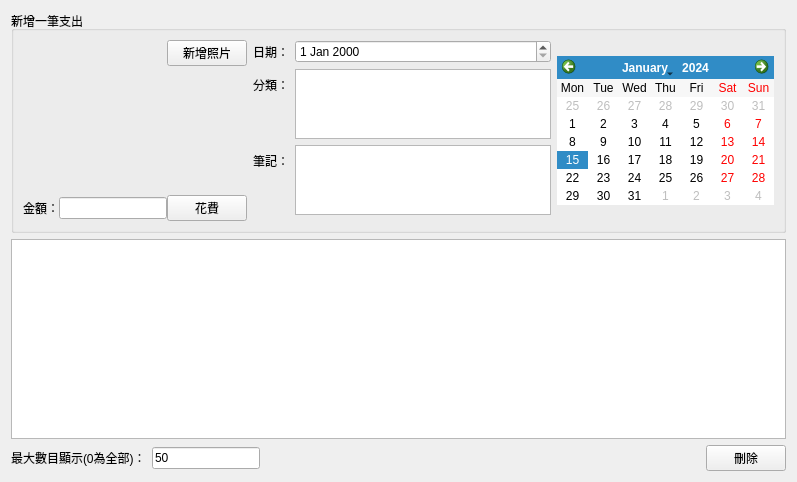
<?xml version="1.0" encoding="UTF-8"?>
<ui version="4.0">
 <class>ExpenseTab</class>
 <widget class="QWidget" name="ExpenseTab">
  <property name="geometry">
   <rect>
    <x>0</x>
    <y>0</y>
    <width>782</width>
    <height>482</height>
   </rect>
  </property>
  <property name="sizePolicy">
   <sizepolicy hsizetype="Preferred" vsizetype="Preferred">
    <horstretch>0</horstretch>
    <verstretch>0</verstretch>
   </sizepolicy>
  </property>
  <property name="windowTitle">
   <string>Form</string>
  </property>
  <layout class="QVBoxLayout" name="verticalLayout">
   <item>
    <widget class="QGroupBox" name="groupBox_2">
     <property name="sizePolicy">
      <sizepolicy hsizetype="Maximum" vsizetype="Maximum">
       <horstretch>0</horstretch>
       <verstretch>0</verstretch>
      </sizepolicy>
     </property>
     <property name="title">
      <string>新增一筆支出</string>
     </property>
     <layout class="QHBoxLayout" name="horizontalLayout_5">
      <property name="sizeConstraint">
       <enum>QLayout::SetFixedSize</enum>
      </property>
      <item>
       <layout class="QVBoxLayout" name="verticalLayout_2">
        <property name="spacing">
         <number>0</number>
        </property>
        <item>
         <layout class="QHBoxLayout" name="horizontalLayout_4">
          <item>
           <spacer name="horizontalSpacer_2">
            <property name="orientation">
             <enum>Qt::Horizontal</enum>
            </property>
            <property name="sizeHint" stdset="0">
             <size>
              <width>40</width>
              <height>20</height>
             </size>
            </property>
           </spacer>
          </item>
          <item>
           <widget class="QPushButton" name="capturePushButton">
            <property name="text">
             <string>新增照片</string>
            </property>
           </widget>
          </item>
         </layout>
        </item>
        <item>
         <widget class="QLabel" name="pictureLabel">
          <property name="text">
           <string>&lt;html&gt;&lt;head/&gt;&lt;body&gt;&lt;p&gt;&lt;img src=&quot;:/images/logo.png&quot;/&gt;&lt;/p&gt;&lt;/body&gt;&lt;/html&gt;</string>
          </property>
         </widget>
        </item>
        <item>
         <layout class="QHBoxLayout" name="horizontalLayout_2">
          <property name="sizeConstraint">
           <enum>QLayout::SetDefaultConstraint</enum>
          </property>
          <item>
           <widget class="QLabel" name="expenseLabel">
            <property name="text">
             <string>金額：</string>
            </property>
           </widget>
          </item>
          <item>
           <widget class="QLineEdit" name="expenseLineEdit"/>
          </item>
          <item>
           <widget class="QPushButton" name="expensePushButtom">
            <property name="text">
             <string>花費</string>
            </property>
           </widget>
          </item>
         </layout>
        </item>
       </layout>
      </item>
      <item>
       <layout class="QFormLayout" name="formLayout">
        <property name="fieldGrowthPolicy">
         <enum>QFormLayout::AllNonFixedFieldsGrow</enum>
        </property>
        <item row="0" column="0">
         <widget class="QLabel" name="dateLabel">
          <property name="text">
           <string>日期：</string>
          </property>
         </widget>
        </item>
        <item row="0" column="1">
         <widget class="QDateEdit" name="DateEdit"/>
        </item>
        <item row="2" column="0">
         <widget class="QLabel" name="noteLabel">
          <property name="text">
           <string>筆記：</string>
          </property>
         </widget>
        </item>
        <item row="2" column="1">
         <widget class="QTextEdit" name="noteTextEdit">
          <property name="sizePolicy">
           <sizepolicy hsizetype="Preferred" vsizetype="Preferred">
            <horstretch>0</horstretch>
            <verstretch>0</verstretch>
           </sizepolicy>
          </property>
         </widget>
        </item>
        <item row="3" column="1">
         <layout class="QHBoxLayout" name="horizontalLayout"/>
        </item>
        <item row="1" column="1">
         <widget class="QTreeView" name="categoryTreeView">
          <property name="sizePolicy">
           <sizepolicy hsizetype="Preferred" vsizetype="Preferred">
            <horstretch>0</horstretch>
            <verstretch>0</verstretch>
           </sizepolicy>
          </property>
         </widget>
        </item>
        <item row="1" column="0">
         <widget class="QLabel" name="categoryLabel">
          <property name="text">
           <string>分類：</string>
          </property>
          <property name="alignment">
           <set>Qt::AlignCenter</set>
          </property>
         </widget>
        </item>
       </layout>
      </item>
      <item>
       <widget class="QCalendarWidget" name="calendarWidget">
        <property name="sizePolicy">
         <sizepolicy hsizetype="Fixed" vsizetype="Fixed">
          <horstretch>0</horstretch>
          <verstretch>0</verstretch>
         </sizepolicy>
        </property>
        <property name="contextMenuPolicy">
         <enum>Qt::DefaultContextMenu</enum>
        </property>
        <property name="firstDayOfWeek">
         <enum>Qt::Monday</enum>
        </property>
        <property name="gridVisible">
         <bool>false</bool>
        </property>
        <property name="horizontalHeaderFormat">
         <enum>QCalendarWidget::ShortDayNames</enum>
        </property>
        <property name="verticalHeaderFormat">
         <enum>QCalendarWidget::NoVerticalHeader</enum>
        </property>
        <property name="navigationBarVisible">
         <bool>true</bool>
        </property>
       </widget>
      </item>
     </layout>
     <zorder>calendarWidget</zorder>
     <zorder></zorder>
    </widget>
   </item>
   <item>
    <widget class="QTableView" name="expenseTableView">
     <property name="sizePolicy">
      <sizepolicy hsizetype="Minimum" vsizetype="MinimumExpanding">
       <horstretch>0</horstretch>
       <verstretch>0</verstretch>
      </sizepolicy>
     </property>
    </widget>
   </item>
   <item>
    <layout class="QHBoxLayout" name="horizontalLayout_3">
     <property name="sizeConstraint">
      <enum>QLayout::SetFixedSize</enum>
     </property>
     <item>
      <widget class="QLabel" name="maxShowNumLabel">
       <property name="text">
        <string>最大數目顯示(0為全部)：</string>
       </property>
      </widget>
     </item>
     <item>
      <widget class="QLineEdit" name="maxShowNumlineEdit">
       <property name="sizePolicy">
        <sizepolicy hsizetype="Fixed" vsizetype="Fixed">
         <horstretch>0</horstretch>
         <verstretch>0</verstretch>
        </sizepolicy>
       </property>
       <property name="text">
        <string>50</string>
       </property>
      </widget>
     </item>
     <item>
      <spacer name="horizontalSpacer">
       <property name="orientation">
        <enum>Qt::Horizontal</enum>
       </property>
       <property name="sizeHint" stdset="0">
        <size>
         <width>40</width>
         <height>20</height>
        </size>
       </property>
      </spacer>
     </item>
     <item>
      <widget class="QPushButton" name="deletePushButtom">
       <property name="sizePolicy">
        <sizepolicy hsizetype="Fixed" vsizetype="Fixed">
         <horstretch>0</horstretch>
         <verstretch>0</verstretch>
        </sizepolicy>
       </property>
       <property name="text">
        <string>刪除</string>
       </property>
      </widget>
     </item>
    </layout>
   </item>
  </layout>
 </widget>
 <resources/>
 <connections/>
</ui>
